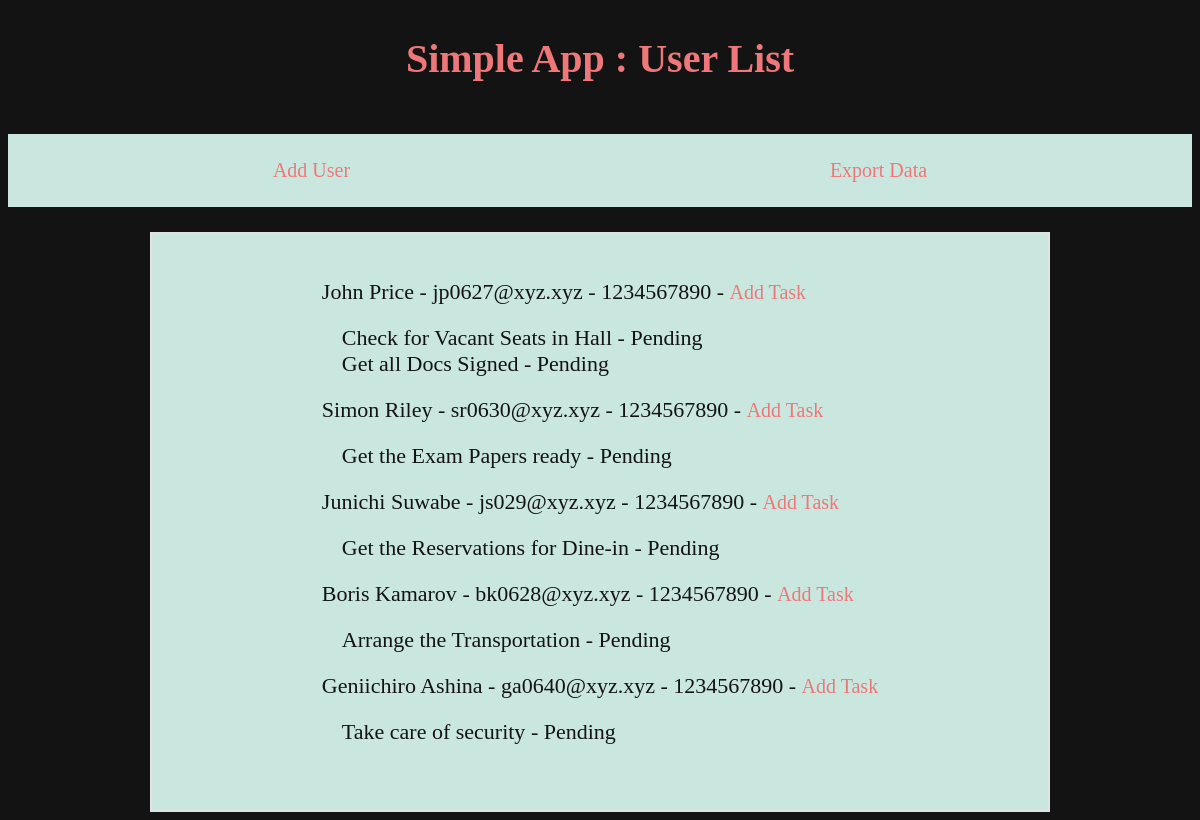
The app's page /index/ with its own data.
### app/models.py (models this page shows, shortened)
class User(models.Model):
    name = models.CharField(max_length=200, verbose_name='Name')
    email = models.EmailField(verbose_name='Email')
    mobile = models.IntegerField(verbose_name='Mobile No.')
    userId = models.AutoField(primary_key=True)
    class Meta:
        db_table='User'

class Task(models.Model):
    taskdetail=models.TextField(verbose_name='Detail')
    tasktype=models.CharField(max_length=10,verbose_name='Status', choices=status)
    task_Assign=models.ForeignKey(User, on_delete=models.PROTECT, related_name='tasks')
    class Meta:
        db_table='Task'

### app/views.py (the view)
# urls.py: path('index/', views.index, name='index'),
def index(request):
    all_users=models.User.objects.all()
    return render(request, 'index.html', {'all_users':all_users})

### app/templates/index.html (shortened to what this page needs)
{% load static %}
<!DOCTYPE html>
<html lang="en">
<head>
    <link rel="stylesheet" href="{% static 'style.css' %}">
</head>
<body>
    <div id="head">
        <h1>Simple App : User List</h1>
    </div>
        <div id="navbar">
            <a href="{% url 'add_user' %}">Add User</a>
            <a href="{% url 'export_data' %}">Export Data</a>
        </div>
    <div id="taskfield">
        <ul>
        {% for user in all_users %}
        <li>{{ user.name }} - {{ user.email }} - {{ user.mobile }} -
        <a href="{% url 'add_task' user.userId %}">Add Task</a>
        <ul>
        {% for task in user.tasks.all %}
        <li>{{ task.taskdetail }} - {{ task.tasktype }}</li>
        {% endfor %}
        </ul>
        </li>
        {% endfor %}
        </ul>
    </div>
</body>
</html>

### app/static/style.css (style rules this page uses)
* { box-sizing: border-box; }
body { color: #ee7879; font-family: verdana; background-color: #131313; font-size: 22px; text-align: center; }
h1 { color: #ee7879; font-family: verdana; font-size: 40px; text-align: center; }
#head { display: flex; justify-content: space-around; align-items: center; margin: 0 auto; max-width: 1200px; }
#navbar { display: flex; justify-content: space-around; align-items: center; margin: 25px auto; padding: 25px; background-color: #cae7df; max-width: 1200px; }
#taskfield { background-color: #cae7df; color: #131313; display: flex; justify-content: space-around; align-items: center; width: 100%; max-width: 900px; margin: 0 auto; padding: 25px; border: 2px solid #e1e2e2; }
ul { list-style: none; margin: 10px; padding: 10px; text-align: left; }
li { text-decoration: none; align-items: center; text-align: left; }

### records on screen
User: name "John Price", email "jp0627@xyz.xyz", mobile "1234567890"
Task: taskdetail "Check for Vacant Seats in Hall", tasktype "Pending"
Task: taskdetail "Get all Docs Signed", tasktype "Pending"
User: name "Simon Riley", email "sr0630@xyz.xyz", mobile "1234567890"
Task: taskdetail "Get the Exam Papers ready", tasktype "Pending"
User: name "Junichi Suwabe", email "js029@xyz.xyz", mobile "1234567890"
Task: taskdetail "Get the Reservations for Dine-in", tasktype "Pending"
User: name "Boris Kamarov", email "bk0628@xyz.xyz", mobile "1234567890"
Task: taskdetail "Arrange the Transportation", tasktype "Pending"
User: name "Geniichiro Ashina", email "ga0640@xyz.xyz", mobile "1234567890"
Task: taskdetail "Take care of security", tasktype "Pending"
